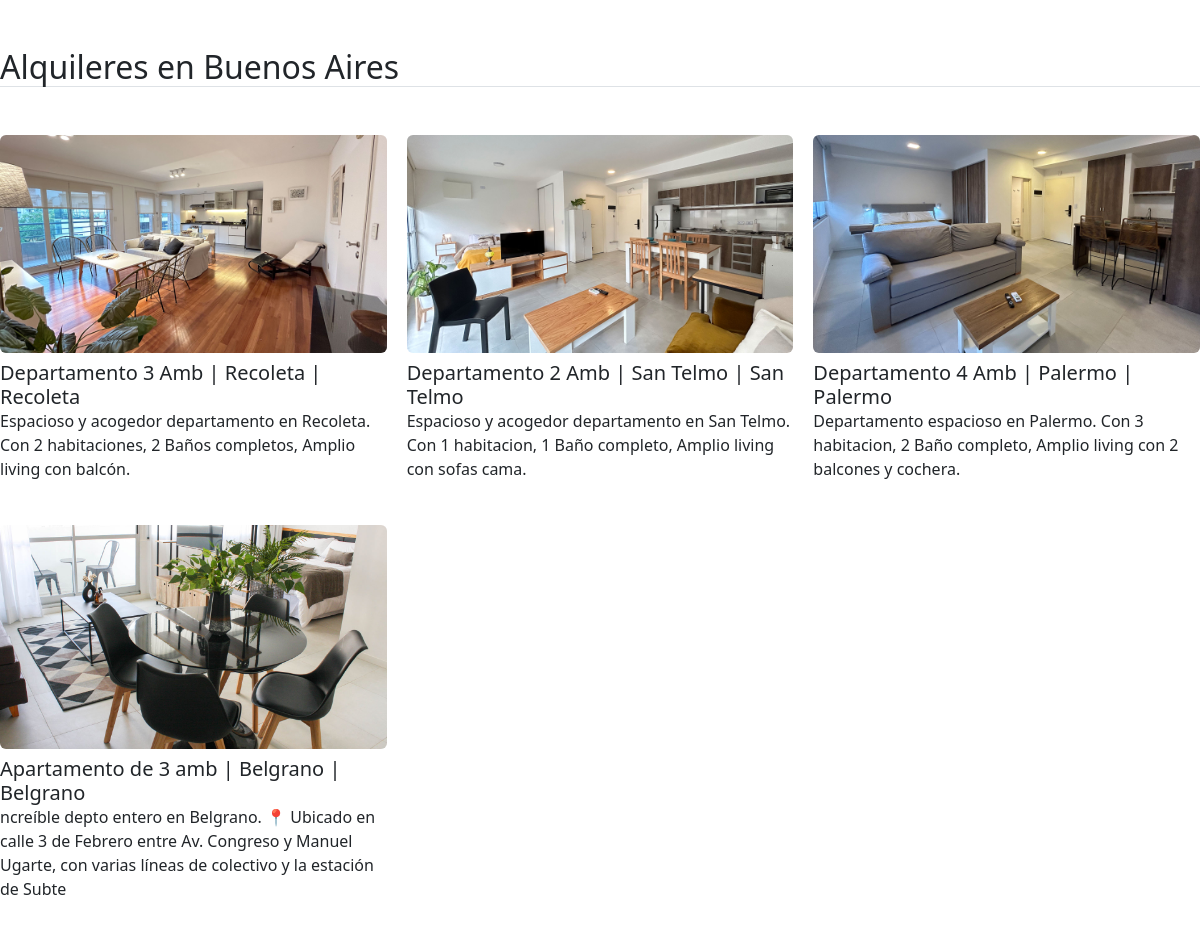
The app's page /, older data.
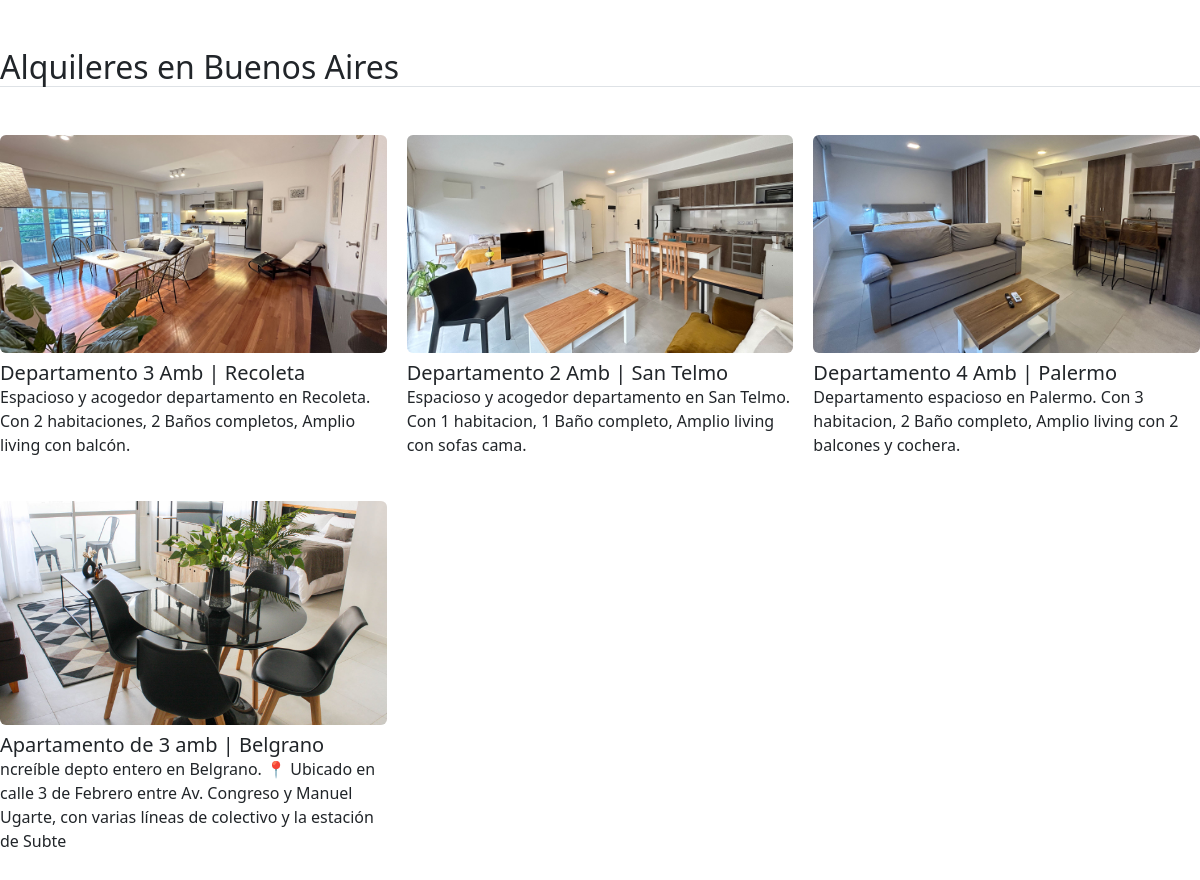
The same page, newer data.
### departamentos/models.py (models this page shows, shortened)
class Departamento(models.Model):
    titulo1       = models.CharField(max_length=50)
    titulo2       = models.CharField(max_length=50)
    direccion     = models.CharField(max_length=50)
    descripcion1  = models.TextField(null=True)
    descripcion2  = models.TextField(null=True)
    precio        = models.IntegerField()
    habitaciones  = models.IntegerField()
    banios        = models.IntegerField()
    huespedes     = models.IntegerField()
    area          = models.IntegerField()
    clave         = models.CharField(max_length=20, null=True)
    barrio        = models.ForeignKey(Barrio, on_delete=models.PROTECT)
    moneda        = models.ForeignKey(Moneda, on_delete=models.PROTECT, null=True )

class ImagenDepartamentos(models.Model):
    imagen        = models.ImageField(upload_to="producto")
    departamento  = models.ForeignKey(Departamento, on_delete=models.CASCADE, related_name="imagenes")

class Barrio(models.Model):
    nombre = models.CharField(max_length=30)
    def __str__(self):
        return self.nombre

### departamentos/views.py (the view)
# urls.py: path('', views.home, name='Home'),
def home(request):
    departamentos = Departamento.objects.all()
    locations     = Location.objects.all()
    initialMap    = folium.Map(location=[-34.594375,-58.4458285], zoom_start = 12)
    for location in locations:
        coordinates = (location.lat, location.lng)
        folium.Marker(coordinates, location.direccion).add_to(initialMap)
    data = {
        'map':initialMap._repr_html_(),
        'departamentos':departamentos
        }
    return render(request, 'departamentos/home.html', data)

### departamentos/templates/departamentos/home.html (shortened to what this page needs)
{% extends 'base/base.html' %}
{% load static %}
{% block contenido %}
    <div class="contenedor-departamentos">
        <h2 class="border-bottom my-5">Alquileres en Buenos Aires</h2>
        <div class="grid">
            {% for i in departamentos %}
                <div class="departamentos">
                    <a href={% url 'Departamento' i.id %}>
                        <img src="{{ i.imagenes.first.imagen.url }}" class="card-img-top rounded" alt="Depto">
                        <div class="card-body">
                            <h5 class="text-dark mt-2 mb-0">{{ i.titulo1 }} | {{ i.barrio }}</h5>
                            <p class="card-text text-dark fw-lighter mb-4">{{ i.descripcion1 }}</p>
                        </div>
                    </a>
                </div>
            {% endfor %}
        </div>
    </div>
{%endblock%}

### departamentos/templates/base/base.html (shortened to what this page needs)
{% load static %}
<!doctype html>
<html lang="en">
  <head>
    <link href="https://cdn.jsdelivr.net/npm/bootstrap@5.3.3/dist/css/bootstrap.min.css" rel="stylesheet">
    <link href="{% static "departamentos/css/styles.css" %} " rel="stylesheet">
  </head>
  <body>
    {%block contenido%}
    {%endblock%}
  </body>
</html>

### departamentos/static/departamentos/css/styles.css (style rules this page uses)
*, *:before, *:after { box-sizing: inherit; }
a { text-decoration: none; }
.contenedor-departamentos { max-width: 1200px; margin: 0 auto; }
.grid { display: grid; grid-template-columns: repeat(1, 1fr); }
@media (min-width: 768px) { .grid { display: grid; grid-template-columns: repeat(2, 1fr); gap: 30px; } }
@media (min-width: 960px) { .grid { display: grid; grid-template-columns: repeat(3, 1fr); gap: 20px; } }

Row changes from the older to the newer data that the page shows:
changed Departamento "Recoleta": titulo1 "Departamento 3 Amb | Recoleta" → "Departamento 3 Amb"
changed Departamento "San Telmo": titulo1 "Departamento 2 Amb | San Telmo" → "Departamento 2 Amb"
changed Departamento "Palermo": titulo1 "Departamento 4 Amb | Palermo" → "Departamento 4 Amb"
changed Departamento "Belgrano": titulo1 "Apartamento de 3 amb | Belgrano" → "Apartamento de 3 amb"
